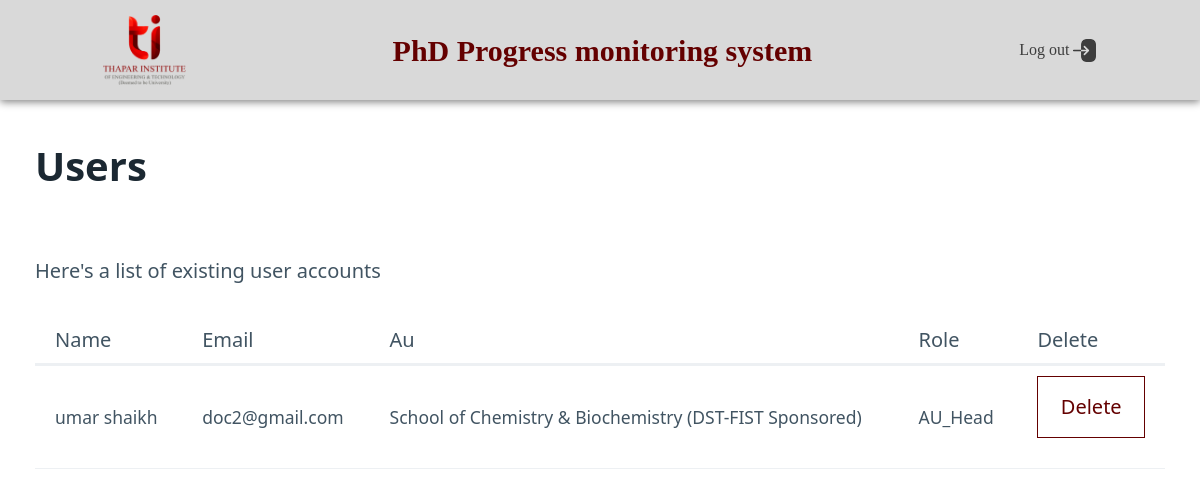
Before: /manage_users (signed in) with the older database file.
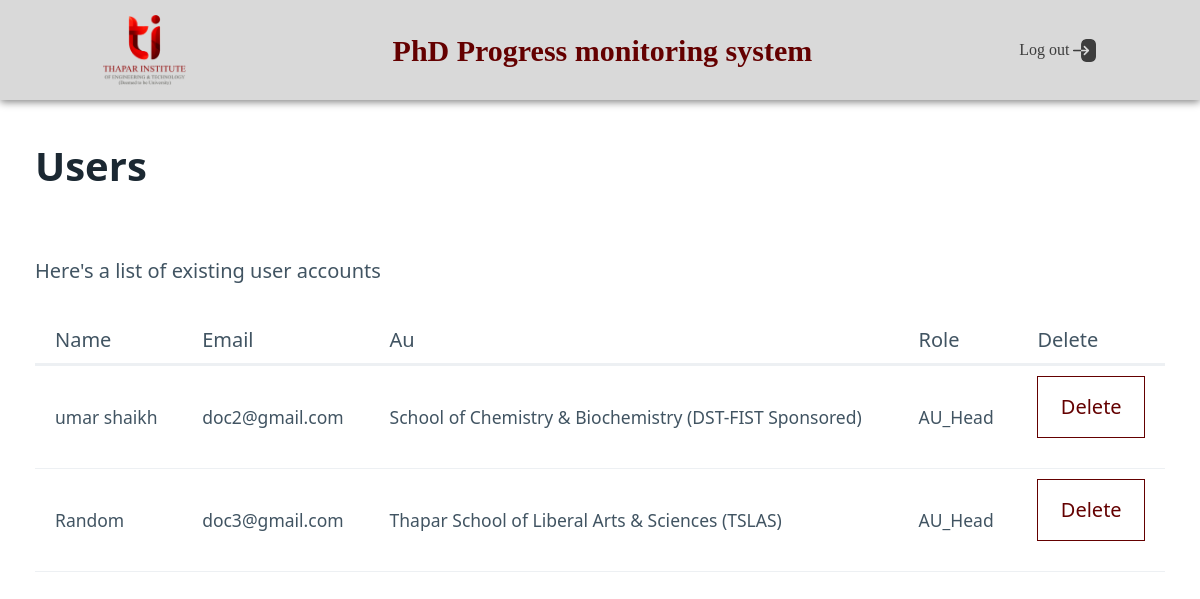
After: the same page with the newer database file.
### app.py (models this page shows)
class User(db.Model):
    email = db.Column(db.String(50), unique=True, nullable=False, primary_key=True)
    password = db.Column(db.String(300), nullable=False)
    role = db.Column(db.String(50), nullable=False)
    name = db.Column(db.String(50), nullable=False)
    Au = db.Column(db.String(50), nullable=False)

### app.py (the view)
@app.route('/manage_users', methods=['GET', 'POST'])
def manage_users():
    if session.get('role') == 'admin':
        users = User.query.filter(User.role != 'admin').all()
        print(users)
        users = [dict(email=user.email, password=user.password, role=user.role, name=user.name, Au=user.Au) for user in users]
        for user in users:
            del user['password']
            user["Au"] = Au_list[int(user["Au"])]
        return render_template('manage_users.html', users=users)
    return redirect(url_for('login'))

### templates/manage_users.html (shortened to what this page needs)
<html data-theme="light">
    <head>
        <link rel="stylesheet" href="{{ url_for('static', filename='pico.min.css') }}">
      </head>
    <body>
      <nav class="nav">
        <div class="logo">
            <img src="{{ url_for('static', filename='images/tietlogo.png') }}" alt="logo">
        </div>
        <div class="brand">
            <strong>PhD Progress monitoring system</strong>
        </div>
        <div class="logout">
            <a href="/logout">Log out <img src="{{ url_for('static', filename='images/logout.png') }}" alt="logout"></a>
        </div>
    </nav>
        <div class="container">
            <div class="row">
                <div class="col-12">
                    <h1>Users</h1>
                    <p>Here's a list of existing user accounts</p>
                    <table class="table">
                        <thead>
                            <tr>
                                <th>Name</th>
                                <th>Email</th>
                                <th>Au</th>
                                <th>Role</th>
                                <th>Delete</th>
                            </tr>
                        </thead>
                        <tbody>
                            {% for user in users %}
                            <tr>
                                <td>{{ user.name }}</td>
                                <td>{{ user.email }}</td>
                                <td>{{ user.Au }}</td>
                                <td>{{ user.role }}</td>
                                <td>
                                    <button class="secondary" data-target="modal-delete-{{ user.email }}" onClick="toggleModal(event)"> Delete</button>
                                </td>
                            </tr>
                            {% endfor %}
                        </tbody>
                    </table>
                </div>
            </div>
        </div>
    </body>
</html>

### templates/manage_users.html (style rules this page uses)
.secondary { background-color: white; color: #640000; border-color: #640000; border-radius: 0; }
.nav { background-color: #D9D9D9; color: #640000; min-height: 100px; display: flex; align-items: center; justify-content: space-around; margin-bottom: 3%; box-shadow: 0 2px 8px grey; font-family: 'Times New Roman', Times, serif; font-size: 30px; }
.nav img { height: 70px; }
.logout a { color: #3D3D3D; cursor: pointer; text-decoration: none; font-size: medium; }
.logout img { height: 23px; }

Changed rows visible on the page:
added User: name "Random", email "doc3@gmail.com", Au "Thapar School of Liberal Arts & Sciences (TSLAS)", role "AU_Head"
